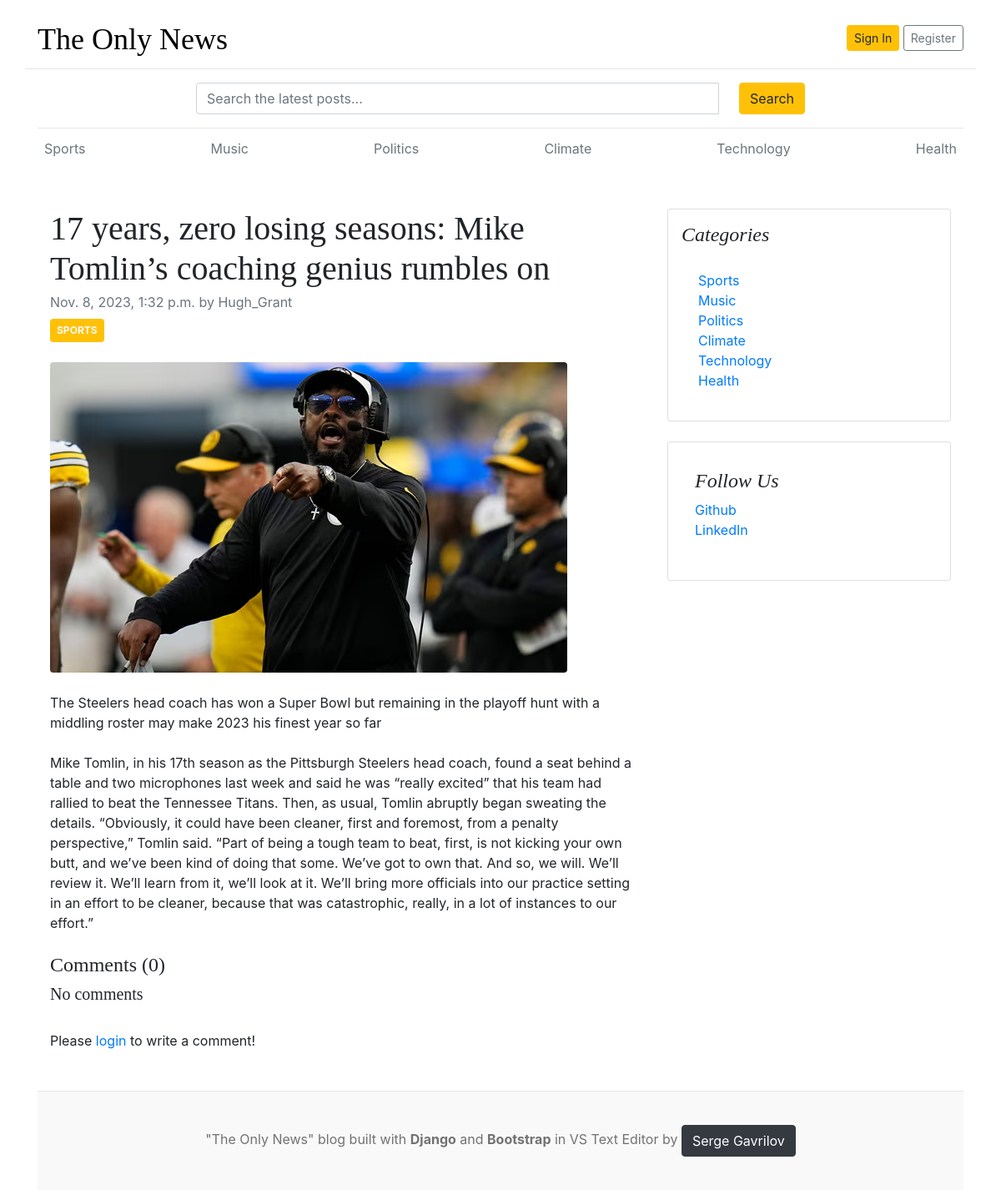
Page /blogs/17-years-zero-losing-seasons-mike-tomlins-coaching-genius-rumbles-on/ on the committed database.
### blogs/models.py (models this page shows, shortened)
class Category(models.Model):
    category_name = models.CharField(max_length=50, unique=True)
    created_at = models.DateTimeField(auto_now_add=True)
    updated_at = models.DateTimeField(auto_now=True)
    class Meta:
        verbose_name_plural = 'categories'
    def __str__(self):
        return self.category_name

class Blog(models.Model):
    title = models.CharField(max_length=100)
    slug = models.SlugField(max_length=150, unique=True, blank=True)
    category = models.ForeignKey(Category, on_delete=models.CASCADE)
    author = models.ForeignKey(User, on_delete=models.CASCADE) # if the user gets deleted then the blog posts will also be deleted
    featured_image = models.ImageField(upload_to='uploads/%Y/%m/%d')
    short_description = models.TextField(max_length=500)
    blog_body = models.TextField(max_length=2000)
    status = models.CharField(max_length=20, choices=STATUS_CHOICES, default="draft")
    is_featured = models.BooleanField(default=False)
    created_at = models.DateTimeField(auto_now_add=True)
    updated_at = models.DateTimeField(auto_now=True)

class SocialLink(models.Model):
    platform = models.CharField(max_length=25)
    link = models.URLField(max_length=100)
    created_at = models.DateTimeField(auto_now_add=True)
    updated_at = models.DateTimeField(auto_now=True)

class MyWeb(models.Model):
    myname = models.CharField(max_length=25)
    mylink = models.URLField(max_length=100)
    class Meta:
        verbose_name_plural = 'My Website'

### blogs/views.py (the view, shortened to what this page needs)
# urls.py: path('blogs/<slug:slug>/', BlogsView.blogs, name='blogs'),
def blogs(request, slug):
    single_blog = get_object_or_404(Blog, slug=slug, status='Published')
    comments = Comment.objects.filter(blog=single_blog)
    comment_count = comments.count()
    context = {
        'single_blog': single_blog,
        'comments': comments,
        'comment_count': comment_count,
    }
    return render(request, 'blogs.html', context )

### blogs/context_processors.py (called while the page is built)
def get_categories(request):
    categories = Category.objects.all()
    return dict(categories=categories)

def get_social_links(request):
    social_links = SocialLink.objects.all()
    return dict(social_links=social_links)

def get_my_web(request):
    my_web = MyWeb.objects.all()
    return dict(my_web=my_web)

### templates/blogs.html
{% extends 'base.html' %}
{% block content %}
<div class="container mt-5">
    <div class="row">
        <div class="col-lg-8">
            <article>
                <header class="mb-4">
                    <h1 class="fw-bolder mb-1">{{single_blog.title}}</h1>
                    <div class="text-muted fst-italic mb-2">{{single_blog.created_at}} by {{single_blog.author}}</div>
                    <a class="badge bg-warning text-decoration-none text-light p-2 text-uppercase" href="#!">{{single_blog.category}}</a>
                </header>
                <figure class="mb-4"><img class="img-fluid rounded" src="{{ single_blog.featured_image.url }}" alt="..." /></figure>
                <section class="mb-5">
                    <p class="fs-5 mb-4">{{ single_blog.short_description}}</p>
                    <p class="fs-5 mb-4">{{ single_blog.blog_body}}</p>
                    <h4>Comments ({{comment_count}})</h4>
                    {% if comments %}
                    {% for comment in comments %}
                    <div class="card mt-1">
                        <div class="card-body">
                            <p class="card-text mb-0">{{ comment }}</p>
                            <span>
                                <small>By {{comment.user}}</small>
                                <small>| {{comment.created_at | timesince }} ago</small>
                            </span>
                        </div>
                    </div>
                    {% endfor %}
                    {% else %}
                    <h5>No comments</h5>
                    {% endif %}
                    <br>
                    <div class="form-group">
                        {% if user.is_authenticated %}
                        <form action="" method="POST">
                            {% csrf_token %}
                            <div class="form-group">
                                <textarea name="comment" class="form-control" placeholder="Write your comment"></textarea>
                                <input type="submit" value="Submit" class="btn btn-primary mt-2">
                            </div>
                        </form>
                        {% else %}
                        <p>Please <span><a href="{% url 'login' %}">login</a></span> to write a comment!</p>
                        {% endif %}
                    </div>
                </section>
            </article>
        </div>
        <div class="col-lg-4">
            <div class="card mb-4 p-3">
                <h4 class="font-italic">Categories</h4>
                <div class="card-body">
                    <div class="row">
                        <div class="col-sm-6">
                            <ul class="list-unstyled mb-0">
                                {% for cat in categories %}
                                <li><a href="{% url 'posts_by_category' cat.id %}">{{cat.category_name}}</a></li>
                                {% endfor %}
                            </ul>
                        </div>
                    </div>
                </div>
            </div>
            {% if social_links %}
            <div class="card mb-4 p-3">
                <div class="p-3">
                  <h4 class="font-italic">Follow Us</h4>
                  <ol class="list-unstyled">
                    {% for i in social_links%}
                    <li><a href="{{i.link}}" target="_blank">{{i.platform}}</a></li>
                    {% endfor %}
                  </ol>
                </div>
                {% endif %}
            </div>
        </div>
    </div>
</div>
{% endblock %}

### templates/base.html (shortened to what this page needs)
{% load static %}
<!DOCTYPE html>
<html lang="en">
  <head>
    <link
      href="https://getbootstrap.com/docs/4.0/dist/css/bootstrap.min.css"
      rel="stylesheet"
    />
    <link rel="stylesheet"  href="{% static 'style/blog.css' %}" />
    <link rel="stylesheet" href="https://cdnjs.cloudflare.com/ajax/libs/font-awesome/4.7.0/css/font-awesome.min.css">
  </head>
  <body>
    <div class="container">
      <header class="blog-header py-3">
        <div class="row flex-nowrap justify-content-between align-items-center">
          <div class="col-8 pt-1">
            <a class="blog-header-logo" href="/">The Only News</a>
          </div>
          <div class="col-4 d-flex justify-content-end align-items-center">
            {% if not user.is_authenticated%}
            <a class="btn btn-sm btn-warning" href="{% url 'login' %}">Sign In</a> &nbsp;
            <a class="btn btn-sm btn-outline-secondary" href="{% url 'register' %}">Register</a>
            {% else %}
            <span>Welcome:<strong>{{ user }}</strong></span>
            <a class="btn btn-sm btn-outline-secondary ml-3" href="{% url 'logout' %}">Logout</a>
            <a class="btn btn-sm btn-outline-info ml-3" href="{% url 'dashboard' %}"><strong>Dashboard</strong></a>
            {% endif %}
          </div>
        </div>
        <div class="row flex-nowrap justify-content-between align-items-center search_fun mt-2" style="border-top: 1px solid #e5e5e5;" >
          <div class="col-2">
            </div>
          <div class="col-8 mt-3">
            <form action="{% url 'search' %}" method="GET">
              <div class="input-group">
                <input class="form-control" type="text" name="keyword" value="{{ keyword }}" placeholder="Search the latest posts..." aria-label="Enter search term..." aria-describedby="button-search" />
                <button type="submit" class="ml-4 btn btn-warning" id="button-search" type="button">Search</button>
            </div>
            </form>
          </div>
          <div class="col-2">
          </div>
        </div>
      </header>
      <div class="nav-scroller py-1 mb-2">
        <nav class="nav d-flex justify-content-between">
          {% for cat in categories %}
          <a class="p-2 text-muted" href="{% url 'posts_by_category' cat.id %}">{{cat.category_name}}</a>
          {% endfor %}
        </nav>
      </div>
{% block content %}
{% endblock %}
      {% if my_web %}
      <footer class="blog-footer">
        {% for myweb in my_web %}
        <p>"The Only News" blog built with <strong>Django</strong> and <strong>Bootstrap</strong> in VS Text Editor by <a class="btn btn-dark" href="{{ myweb.mylink }}" target="_blank">{{myweb.myname}}</a></p>
        {% endfor %}
      </footer>
      {% endif %}
    </body>
  </html>

### blog_main/static/style/blog.css (style rules this page uses)
.blog-header { border-bottom: 1px solid #e5e5e5; }
.blog-header-logo { font-family: "Playfair Display", Georgia, "Times New Roman", serif; font-size: 2.25rem; color: black; }
h1, h2, h3, h4, h5, h6 { font-family: "Playfair Display", Georgia, "Times New Roman", serif; }
.blog-footer { padding: 2.5rem 0; color: #727272; text-align: center; background-color: #f9f9f9; border-top: .05rem solid #e5e5e5; }
.blog-footer p:last-child { margin-bottom: 0; }

### rows in the picture
Category: category_name "Sports"
Category: category_name "Music"
Category: category_name "Politics"
Category: category_name "Climate"
Category: category_name "Technology"
Category: category_name "Health"
Blog: title "17 years, zero losing seasons: Mike Tomlin’s coaching genius rumbles on", created_at "Nov. 8, 2023, 1:32 p.m.", author "Hugh_Grant", category "SPORTS", featured_image (picture), short_description "The Steelers head coach has won a Super Bowl but remaining in the playoff hunt with a middling roster may make 2023 his finest year so far", blog_body "Mike Tomlin, in his 17th season as the Pittsburgh Steelers head coach, found a seat behind a table and two microphones last week and said he was “really excited” that his team had rallied to beat the Tennessee Titans. Then, as usual, Tomlin abruptly began sweating the details. “Obviously, it could have been cleaner, first and foremost, from a penalty perspective,” Tomlin said. “Part of being a tough team to beat, first, is not kicking your own butt, and we’ve been kind of doing that some. We’ve got to own that. And so, we will. We’ll review it. We’ll learn from it, we’ll look at it. We’ll bring more officials into our practice setting in an effort to be cleaner, because that was…"
SocialLink: platform "Github"
SocialLink: platform "LinkedIn"
MyWeb: myname "Serge Gavrilov"

### other values in the picture
{{ comment_count }} "0"
